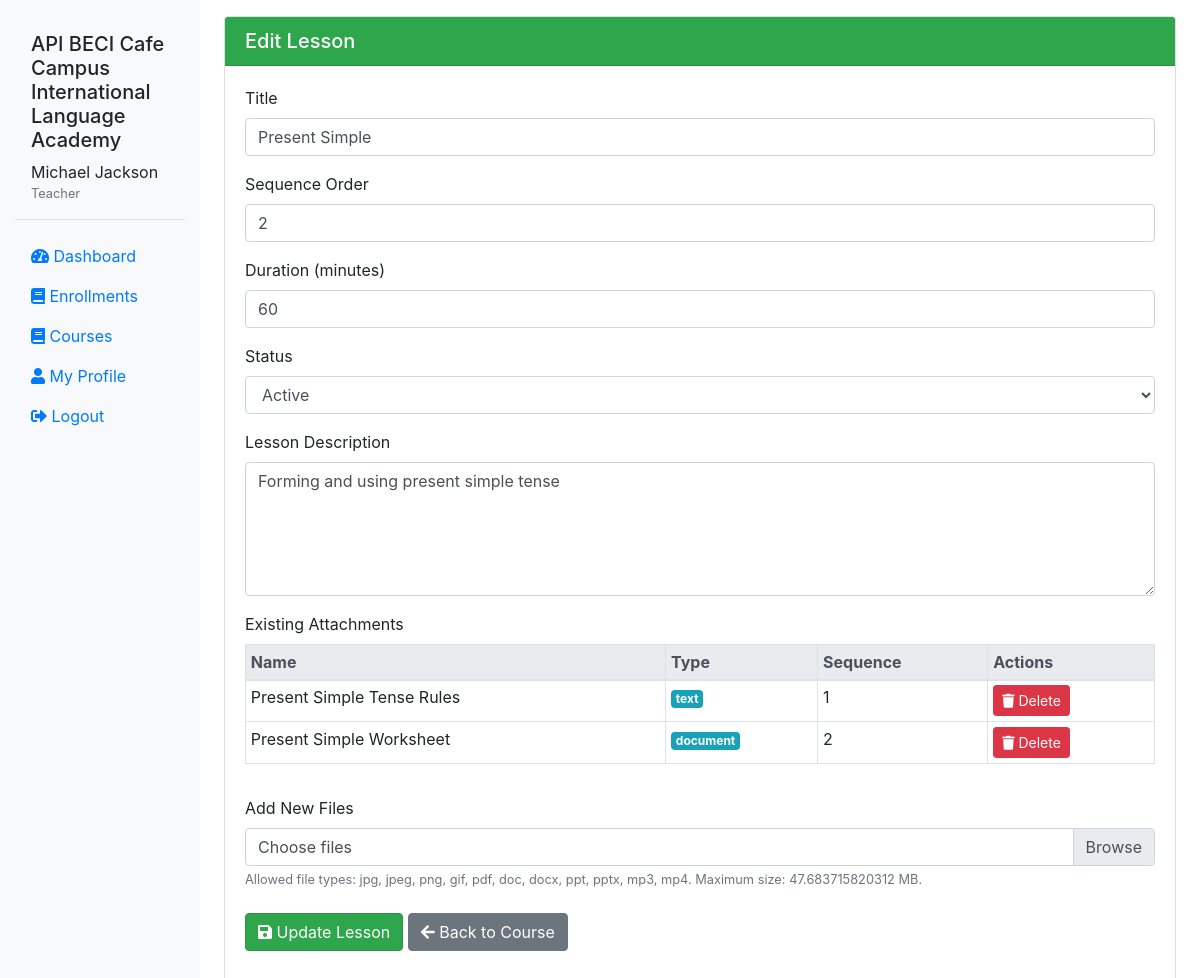
Before: /teacher/editLesson.php?id=2 (signed in) with the older database file.
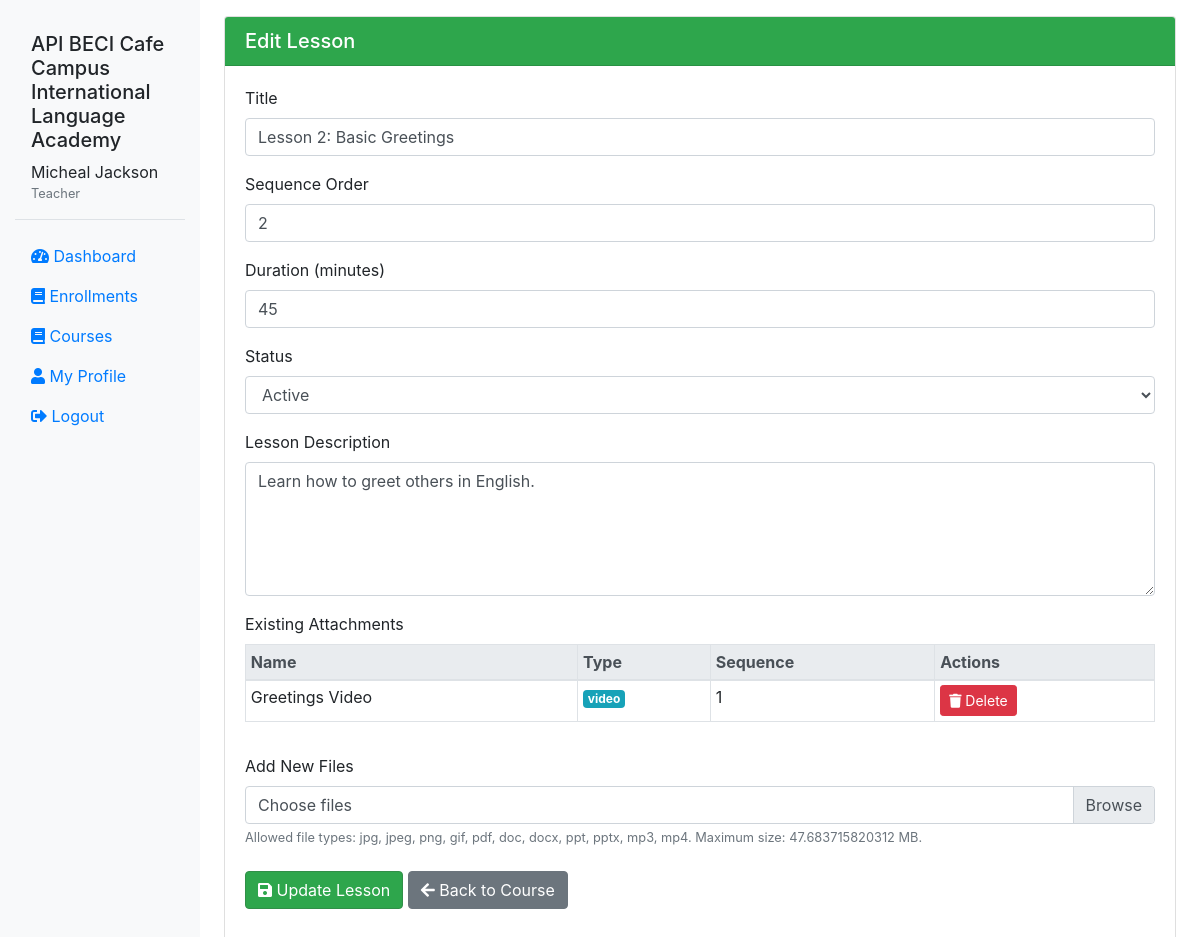
After: the same page with the newer database file.
### tables this page shows
CREATE TABLE `users` (
  `user_id` int(11) NOT NULL,
  `username` varchar(50) NOT NULL,
  `password` varchar(255) NOT NULL,
  `email` varchar(100) NOT NULL,
  `first_name` varchar(50) NOT NULL,
  `last_name` varchar(50) NOT NULL,
  `role` enum('admin','teacher','student','librarian') NOT NULL,
  `profile_picture` varchar(255) DEFAULT NULL,
  `bio` text DEFAULT NULL,
  `date_registered` datetime DEFAULT current_timestamp(),
  `last_login` datetime DEFAULT NULL,
  `status` enum('active','inactive','suspended') DEFAULT 'active',
  `reset_token` varchar(255) DEFAULT NULL,
  `reset_expires` datetime DEFAULT NULL
);

CREATE TABLE `lessons` (
  `lesson_id` int(11) NOT NULL,
  `course_id` int(11) NOT NULL,
  `title` varchar(100) NOT NULL,
  `content` text DEFAULT NULL,
  `sequence_order` int(11) NOT NULL,
  `duration` int(11) DEFAULT NULL COMMENT 'Duration in minutes',
  `status` enum('active','locked') DEFAULT 'active' COMMENT 'Locked lessons are hidden from students',
  `created_at` datetime DEFAULT current_timestamp(),
  `updated_at` datetime DEFAULT NULL ON UPDATE current_timestamp()
);

CREATE TABLE `lesson_content` (
  `content_id` int(11) NOT NULL,
  `lesson_id` int(11) NOT NULL,
  `content_type` enum('text','image','video','document','other') NOT NULL,
  `content_title` varchar(100) NOT NULL,
  `content_data` text DEFAULT NULL,
  `file_path` varchar(255) DEFAULT NULL,
  `sequence_order` int(11) NOT NULL,
  `uploaded_by` int(11) NOT NULL,
  `uploaded_at` datetime DEFAULT current_timestamp()
);

### includes/auth.php (called while the page is built, shortened)
<?php
require_once 'db.php';
require_once 'functions.php';
class Auth {
    public static function isLoggedIn() {
        return isset($_SESSION['user_id']);
    }
    public static function getCurrentUser() {
        $sql = "SELECT * FROM users WHERE user_id = :user_id";
        $user = db()->fetch($sql, ['user_id' => $_SESSION['user_id']]);
        if ($user) {
            unset($user['password']);
        }
        return $user;
    }
    public static function hasRole($roles) {
        $user = self::getCurrentUser();
        return $user['role'] === $roles;
    }
}

### includes/db.php (called while the page is built, shortened)
<?php
class Database {
    private $conn;
    private static $instance = null;
    private function __construct() {
        try {
            $this->conn = new PDO(
                "mysql:host=" . DB_HOST . ";dbname=" . DB_NAME . ";charset=utf8",
                DB_USER,
                DB_PASS,
                [
                    PDO::ATTR_ERRMODE => PDO::ERRMODE_EXCEPTION,
                    PDO::ATTR_DEFAULT_FETCH_MODE => PDO::FETCH_ASSOC,
                    PDO::ATTR_EMULATE_PREPARES => true
                ]
            );
        } catch (PDOException $e) {
            if (DEBUG_MODE) {
                die("Database Connection Error: " . $e->getMessage());
            } else {
                die("Database connection failed. Please try again later.");
            }
        }
    }
    public static function getInstance() {
        if (self::$instance === null) {
            self::$instance = new self();
        }
        return self::$instance;
    }
    public function query($sql, $params = []) {
        try {
            $stmt = $this->conn->prepare($sql);
            $stmt->execute($params);
            return $stmt;
        } catch (PDOException $e) {
            if (DEBUG_MODE) {
                die("Query Error: " . $e->getMessage() . " in query: " . $sql);
            } else {
                die("An error occurred while processing your request.");
            }
        }
    }
    public function fetch($sql, $params = []) {
        $stmt = $this->query($sql, $params);
        return $stmt->fetch();
    }
}
function db() {
    return Database::getInstance();
}

### includes/functions.php (called while the page is built, shortened)
<?php
require_once 'db.php';
require_once 'auth.php';
function executeQuerySingle($sql, $params = []) {
    $pdo = db()->getConnection();
    $stmt = $pdo->prepare($sql);
    $stmt->execute($params);
    return $stmt->fetch(PDO::FETCH_ASSOC);
}
function executeQueryAll($sql, $params = []) {
    $pdo = db()->getConnection();
    $stmt = $pdo->prepare($sql);
    $stmt->execute($params);
    return $stmt->fetchAll(PDO::FETCH_ASSOC);
}
?>

### teacher/editLesson.php (the view, shortened to what the changed rows need)
<?php
require_once '../includes/db.php';
require_once '../includes/functions.php';
require_once '../includes/auth.php';
if (!Auth::isLoggedIn() || !Auth::hasRole('teacher')) {
    setFlashMessage('error', 'Unauthorized access');
    redirect('../user/login.php');
}
$lesson_id = (int) $_GET['id'];
$lesson = executeQuerySingle("SELECT * FROM lessons WHERE lesson_id = ?", [$lesson_id]);
$attachments = executeQueryAll("SELECT * FROM lesson_content WHERE lesson_id = ? ORDER BY sequence_order ASC", [$lesson_id]);
?>
<!DOCTYPE html>
<html>
<head>
    <link rel="stylesheet" href="https://stackpath.bootstrapcdn.com/bootstrap/4.5.2/css/bootstrap.min.css">
    <link rel="stylesheet" href="https://cdnjs.cloudflare.com/ajax/libs/font-awesome/5.15.1/css/all.min.css">
    <link rel="stylesheet" href="../public/assets/style.css">
</head>
<body>
    <div class="container-fluid">
        <div class="row">
            <?php include '../includes/sidebar.php'; ?>
            <main class="col-md-9 ms-sm-auto col-lg-10 px-md-4">
                <div class="d-flex justify-content-between flex-wrap flex-md-nowrap align-items-center pt-3 pb-2 mb-3 border-bottom">
                    <div class="card mb-4 w-100">
                        <div class="card-body">
                            <form action="" method="POST" enctype="multipart/form-data">
                                <div class="form-group">
                                    <label>Title</label>
                                    <input type="text" name="title" value="<?= htmlspecialchars($lesson['title']) ?>" class="form-control" required>
                                </div>
                                <div class="form-group">
                                    <label>Sequence Order</label>
                                    <input type="number" name="sequence_order" value="<?= $lesson['sequence_order'] ?>" class="form-control" required>
                                </div>
                                <div class="form-group">
                                    <label>Duration (minutes)</label>
                                    <input type="number" name="duration" value="<?= $lesson['duration'] ?>" class="form-control">
                                </div>
                                <div class="form-group">
                                    <label>Status</label>
                                    <select name="status" class="form-control">
                                        <option value="active" <?= $lesson['status'] === 'active' ? 'selected' : '' ?>>Active</option>
                                    </select>
                                </div>
                                <div class="form-group">
                                    <label>Lesson Description</label>
                                    <textarea name="content" class="form-control" rows="5"><?= htmlspecialchars($lesson['content']) ?></textarea>
                                </div>
                                <?php if (!empty($attachments)): ?>
                                    <div class="form-group">
                                        <div class="table-responsive">
                                            <table class="table table-sm table-bordered">
                                                <thead class="thead-light">
                                                    <tr>
                                                        <th>Name</th>
                                                        <th>Type</th>
                                                        <th>Sequence</th>
                                                        <th>Actions</th>
                                                    </tr>
                                                </thead>
                                                <tbody>
                                                    <?php foreach ($attachments as $att): ?>
                                                        <tr>
                                                            <td><?= htmlspecialchars($att['content_title']) ?></td>
                                                            <td><span class="badge badge-info"><?= $att['content_type'] ?></span></td>
                                                            <td><?= $att['sequence_order'] ?></td>
                                                            <td>
                                                                <form method="POST" action="deleteAttachment.php" class="d-inline">
                                                                    <button type="submit" class="btn btn-sm btn-danger" onclick="return confirm('Are you sure you want to delete this attachment?');">
                                                                        <i class="fas fa-trash"></i> Delete
                                                                    </button>
                                                                </form>
                                                            </td>
                                                        </tr>
                                                    <?php endforeach; ?>
                                                </tbody>
                                            </table>
                                        </div>
                                    </div>
                                <?php endif; ?>
                            </form>
                        </div>
                    </div>
                </div>
            </main>
        </div>
    </div>
</body>
</html>

### includes/sidebar.php (shortened to what the changed rows need)
<?php
$user = Auth::getCurrentUser();
?>
<nav id="sidebar" class="col-md-3 col-lg-2 d-md-block bg-light sidebar collapse">
    <div class="position-sticky pt-3">
        <div class="sidebar-header p-3 mb-3 border-bottom">
            <div class="user-info">
                <div>
                    <?php echo $user['first_name'] . ' ' . $user['last_name']; ?>
                    <small class="d-block text-muted"><?php echo ucfirst($user['role']); ?></small>
                </div>
            </div>
        </div>
    </div>
</nav>

Changed rows visible on the page:
removed lesson_content: content_title "Present Simple Tense Rules", content_type "text", sequence_order "1"
removed lesson_content: content_title "Present Simple Worksheet", content_type "document", sequence_order "2"
changed users "Jackson": first_name "Michael" → "Micheal"
changed lessons "Active": title "Present Simple" → "Lesson 2: Basic Greetings"; duration "60" → "45"; content "Forming and using present simple tense" → "Learn how to greet others in English."
added lesson_content: content_title "Greetings Video", content_type "video", sequence_order "1"
